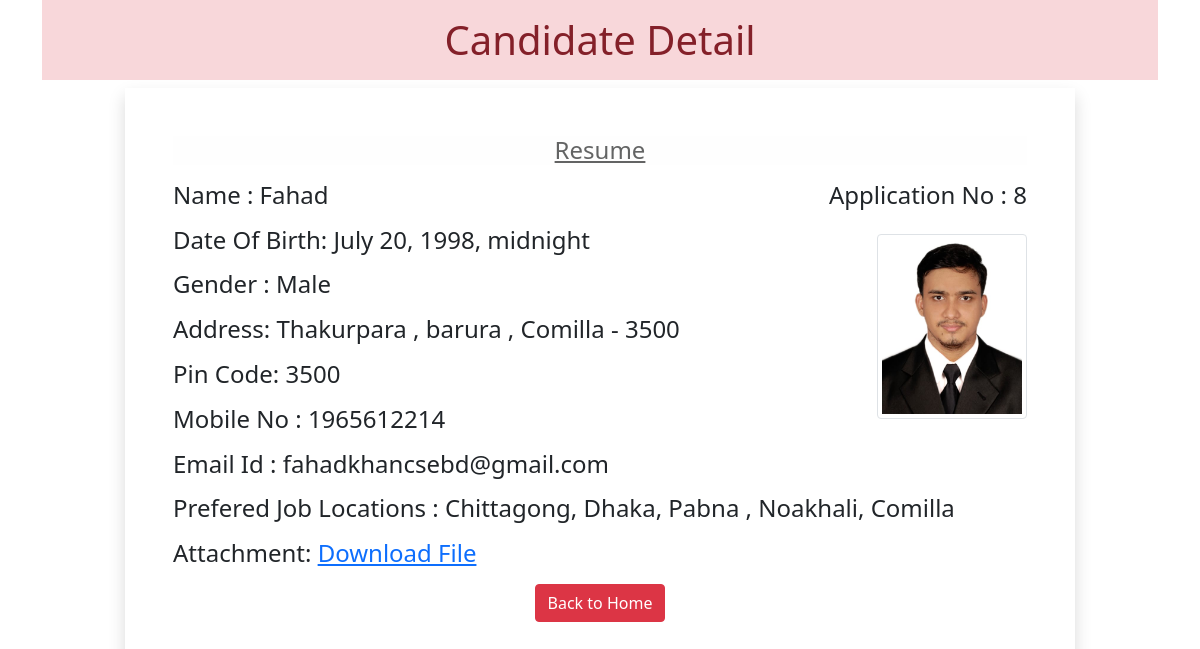
The app's page /candidate/8 with its own data.
### myapp/models.py (models this page shows)
class Resume(models.Model):
    name = models.CharField(max_length=100)
    dob = models.DateTimeField(auto_now=False,auto_now_add=False)
    gender = models.CharField(max_length=100)
    locality = models.CharField(max_length=100)
    city = models.CharField(max_length=100)
    pin = models.PositiveIntegerField()
    state = models.CharField(choices=STATE_CHOICE,max_length=100)
    mobile = models.PositiveIntegerField()
    email = models.EmailField()
    job_city = models.CharField(max_length=100)
    profile = models.ImageField(upload_to='profileimg',blank=True)
    my_file = models.FileField(upload_to='doc',blank=True)

### myapp/views.py (the view)
# urls.py: path('candidate/<int:pk>', views.Candidate.as_view(),name="candidate"),
class Candidate(View):
    def get(self,request,pk):
        candidate = Resume.objects.get(pk=pk)
        return render(request,'myapp/candidate.html',{'candidate' : candidate})

### myapp/templatetags/my_filter.py (called while the page is built)
@register.filter(name ='remove_special')
def remove_character(value,arg):
    for character in arg:
        value = value.replace(character,'')
    return value

### myapp/templates/myapp/candidate.html (shortened to what this page needs)
<!doctype html>
{% load static %}
{% load my_filter %}
<html lang="en">
  <head>
    <link href="https://cdn.jsdelivr.net/npm/bootstrap@5.0.2/dist/css/bootstrap.min.css" rel="stylesheet">
    <link rel="stylesheet" href="//code.jquery.com/ui/1.13.2/themes/base/jquery-ui.css">
    <link rel="stylesheet" href="{% static 'myapp/css/style.css' %}">
  </head>
  <body>
<div class="container mb-5">
  <h1 class="alert-danger text-center p-3">Candidate Detail</h1>
  <div class="row">
    <div class="col-sm-10 shadow p-5 offset-sm-1">
      <h4 class="alert-light text-center mb-3"><u>Resume</u><h4>
        <p class="float-end">Application No : {{candidate.id}}</p>
        <p>Name : {{candidate.name}}</p>
        <img src="{{candidate.profile.url}}" class="img-fluid img-thumbnail float-end mt-2" height="150" width="150" alt="...">
        <p>Date Of Birth: {{candidate.dob}}</p>
        <p>Gender : {{candidate.gender}}</p>
        <p>Address: {{candidate.locality}} , {{candidate.city}} , {{candidate.state}} - {{candidate.pin}}</p>
        <p>Pin Code: {{candidate.pin}}</p>
        <p>Mobile No : {{candidate.mobile}}</p>
        <p>Email Id : {{candidate.email}}</p>
        <p>Prefered Job Locations : {{candidate.job_city|remove_special:"[]'"}}</p>
        <p>Attachment: <a href="{{candidate.my_file.url}}">Download File</a></p>
        <div class="text-center">
          <a href="{% url 'homeview' %}" class="btn btn-danger">Back to Home</a>
        </div>
      </div>
    </div>
  </div>
  </body>
</html>

### records on screen
Resume: id "8", name "Fahad", profile (picture), dob "July 20, 1998, midnight", gender "Male", locality "Thakurpara", city "barura", state "Comilla", pin "3500", mobile "1965612214", email "fahadkhancsebd@gmail.com", job_city|remove_special "Chittagong, Dhaka, Pabna , Noakhali, Comilla"
